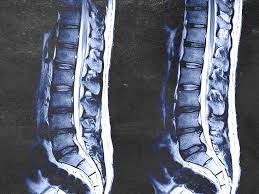
%> input picture MRI/Img/MRI3.jpeg, 259 x 194 px
$ octave MRI.m   (GNU Octave 9; MATLAB toolbox functions it lacks are replaced by stand-ins)
%> lines starting %> are read from the running program, lines starting %| are printed output that depends on the picture
i = imread('MRI3.jpeg');
%> i is the input picture: size 194x259x3 uint8; mean R, G, B 96, 101.3, 115.3
subplot(1,3,1)
imshow(i);
title('Original Image');
%Find fft of image
grayi = rgb2gray(i);
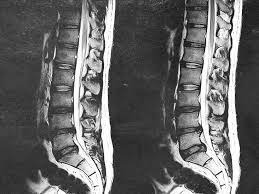
%> grayi: size 194x259 uint8; min 1, max 255, mean 101.3
fftimage = fftshift(fft2(grayi));
subplot(1,3,2)
fftshow = mat2gray(log(1+abs(fftimage)));
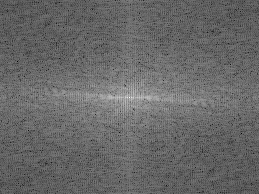
%> fftshow: size 194x259 double; min 0, max 1, mean 0.409
imshow(fftshow)
title('FFT of Image');
%Take ifft of image
inverse = abs(ifft2(fftimage));
inverse = mat2gray(inverse);
subplot(1,3,3)
imshow(inverse);
title('IFFT of Image');

$ run again, with MRI/Img/MRI.jpeg copied over MRI/Img/MRI3.jpeg
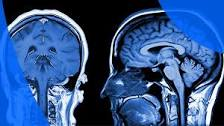
%> input picture MRI/Img/MRI.jpeg, 224 x 126 px
%> i is the input picture: size 126x224x3 uint8; mean R, G, B 49.3, 84.2, 138.5
%> `grayi = rgb2gray(i);`:
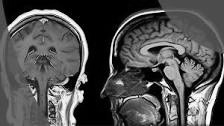
%> grayi: size 126x224 uint8; min 0, max 254, mean 80
%> `fftshow = mat2gray(log(1+abs(fftimage)));`:
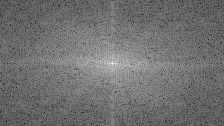
%> fftshow: size 126x224 double; min 0, max 1, mean 0.441
